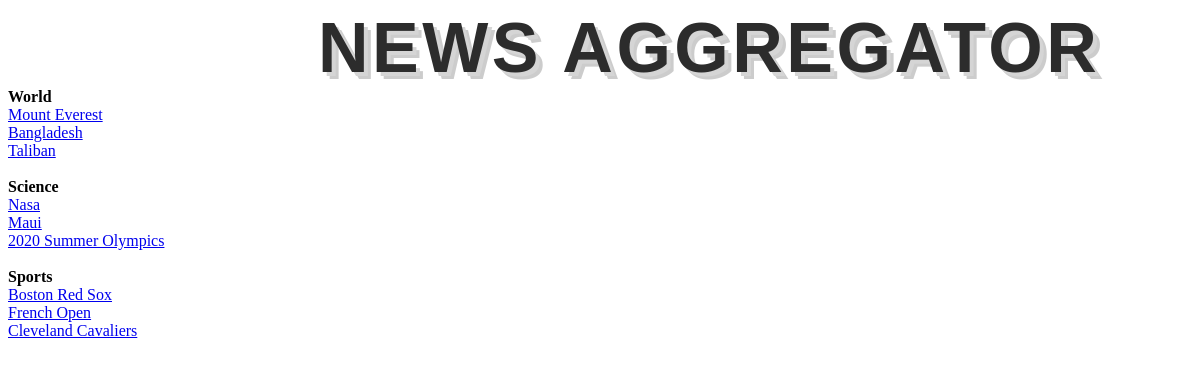
The page / on the database its author committed.
### tables this page shows
CREATE TABLE sp16_newsFeed(
FeedID INT UNSIGNED NOT NULL AUTO_INCREMENT,
FeedName TEXT DEFAULT '',
CategoryID INT UNSIGNED DEFAULT 0,
Feed TEXT DEFAULT '',
PRIMARY KEY (FeedID),
FOREIGN KEY (CategoryID) REFERENCES sp16_newsCategory(CategoryID) ON DELETE CASCADE
);

### index.php (the view, shortened to what this page needs)
<link href="news.css" rel="stylesheet" type="text/css" media="all">
<?php
$sql = "SELECT DISTINCT Category FROM sp16_newsCategory nc INNER JOIN sp16_newsFeed nf ON nc.CategoryID = nf.CategoryID";
$connect = @mysqli_connect(DB_HOST,DB_USER,DB_PASSWORD,DB_NAME);
$result = mysqli_query($connect,$sql) or die(trigger_error(mysqli_error($connect), E_USER_ERROR));
echo '<h1 align="center">News Aggregator</h1>';
while ($row = mysqli_fetch_assoc($result)) {
    $category = $row['Category'];
    echo "<br/><b>$category</b><br/>";
    $sql2 = "SELECT FeedName, FeedID FROM sp16_newsFeed nf INNER JOIN sp16_newsCategory nc ON nc.CategoryID = nf.CategoryID WHERE Category = '$category'";
    $result2 = mysqli_query($connect,$sql2) or die(trigger_error(mysqli_error($connect), E_USER_ERROR));
    while ($row2 = mysqli_fetch_assoc($result2)) {
        $feedlink = new Feed($row2['FeedName'], $row2['FeedID']);
        $feedlink->FeedLinks();
    }
}
class Feed {
    public $FeedName = '';
    public $FeedID = 0;
    function __construct($FeedName, $FeedID) {
        $this->FeedName = $FeedName;
        $this->FeedID = $FeedID;
    }
    public function FeedLinks() {
    echo '<a href="feedview.php?feedid='.$this->FeedID.'">'.$this->FeedName.'</a><br/>';
    }
}
?>

### news.css (style rules this page uses)
h1 { font-family: "Avant Garde", Avantgarde, "Century Gothic", CenturyGothic, "AppleGothic", sans-serif; font-size: 70px; padding: 30px 60px; text-transform: uppercase; text-rendering: optimizeLegibility; display:inline; color: #2c2c2c; margin-left:250px; letter-spacing: .05em; text-shadow: 4px 4px 0px #d5d5d5, 7px 7px 0px rgba(0, 0, 0, 0.2); }

### rows shown on the page
sp16_newsfeed: FeedName "Mount Everest"
sp16_newsfeed: FeedName "Bangladesh"
sp16_newsfeed: FeedName "Taliban"
sp16_newsfeed: FeedName "Nasa"
sp16_newsfeed: FeedName "Maui"
sp16_newsfeed: FeedName "2020 Summer Olympics"
sp16_newsfeed: FeedName "Boston Red Sox"
sp16_newsfeed: FeedName "French Open"
sp16_newsfeed: FeedName "Cleveland Cavaliers"

### other values the page prints
$category "World"
$category "Science"
$category "Sports"
